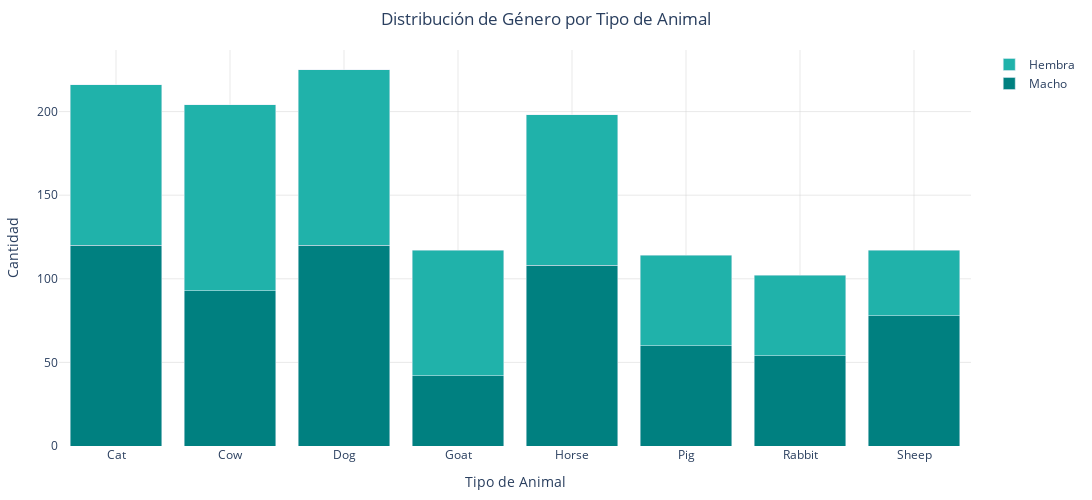

This figure's notebook cell:
### Code cell
gender_animal = pd.crosstab(df['Animal_Type'], df['Gender'])
fig5 = go.Figure([
    go.Bar(name='Macho', x=gender_animal.index, y=gender_animal['Male'], marker_color='teal'),
    go.Bar(name='Hembra', x=gender_animal.index, y=gender_animal['Female'], marker_color='lightseagreen')
])
fig5.update_layout(
    title="Distribución de Género por Tipo de Animal",
    xaxis_title="Tipo de Animal",
    yaxis_title="Cantidad",
    barmode='stack'
)
fig5 = stacked_bar_style(fig5)
fig5.show()

### Figure 1 — Plotly figure (JSON) as saved in the notebook; plotly's stock layout.template omitted (floating-point values rounded to 4 significant figures)
{"data": [{"marker": {"color": "teal"}, "name": "Macho", "type": "bar", "x": ["Cat", "Cow", "Dog", "Goat", "Horse", "Pig", "Rabbit", "Sheep"], "y": [120, 93, 120, 42, 108, 60, 54, 78]}, {"marker": {"color": "lightseagreen"}, "name": "Hembra", "type": "bar", "x": ["Cat", "Cow", "Dog", "Goat", "Horse", "Pig", "Rabbit", "Sheep"], "y": [96, 111, 105, 75, 90, 54, 48, 39]}], "layout": {"barmode": "stack", "height": 500, "margin": {"b": 50, "l": 50, "r": 50, "t": 50}, "paper_bgcolor": "rgba(0,0,0,0)", "plot_bgcolor": "rgba(0,0,0,0)", "title": {"text": "Distribución de Género por Tipo de Animal", "x": 0.5}, "width": 1400, "xaxis": {"gridcolor": "lightgrey", "gridwidth": 0.5, "showgrid": true, "title": {"text": "Tipo de Animal"}}, "yaxis": {"gridcolor": "lightgrey", "gridwidth": 0.5, "showgrid": true, "title": {"text": "Cantidad"}}}}
